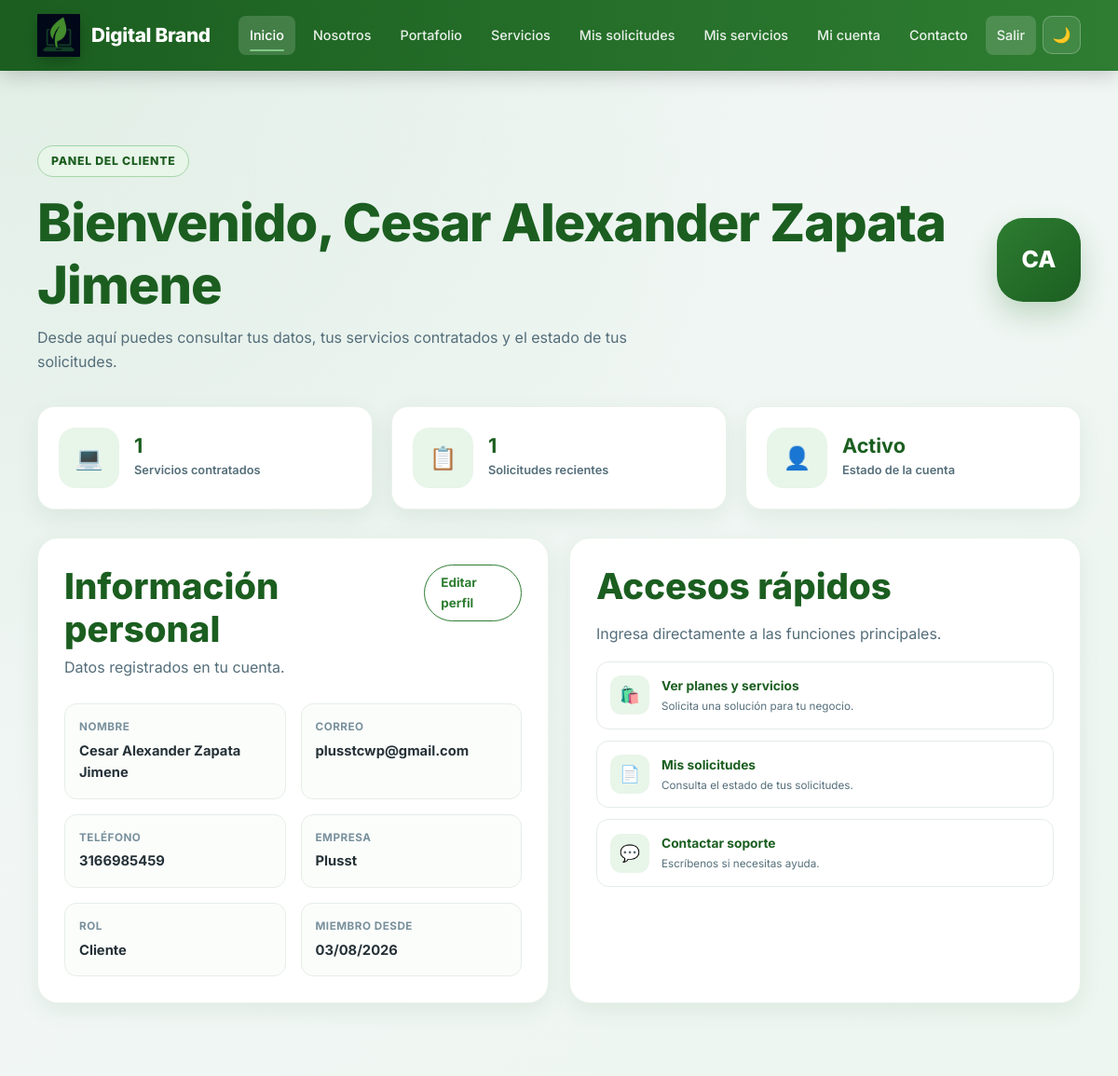
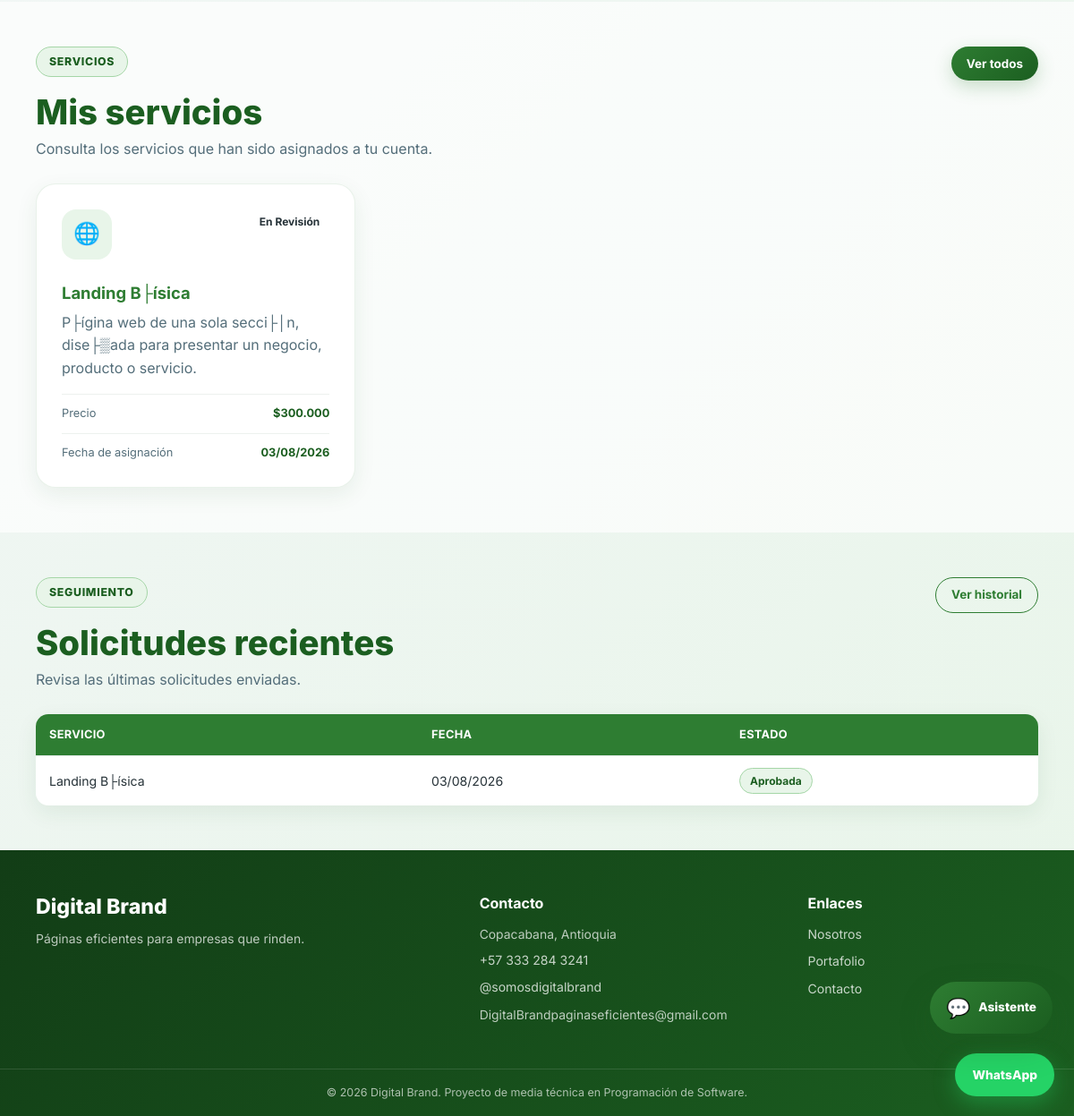
The app's page /usuario/index.php (signed in) with its own data (2 pictures, top to bottom).
### tables this page shows
CREATE TABLE `usuarios` (
  `id_usuario` int(10) UNSIGNED NOT NULL,
  `nombre` varchar(100) NOT NULL,
  `correo` varchar(150) NOT NULL,
  `contrasena` varchar(255) NOT NULL,
  `telefono` varchar(20) DEFAULT NULL,
  `empresa` varchar(120) DEFAULT NULL,
  `rol` enum('cliente','administrador') NOT NULL DEFAULT 'cliente',
  `estado` enum('activo','inactivo') NOT NULL DEFAULT 'activo',
  `fecha_registro` timestamp NOT NULL DEFAULT current_timestamp(),
  `fecha_actualizacion` timestamp NOT NULL DEFAULT current_timestamp() ON UPDATE current_timestamp()
);

CREATE TABLE `usuario_servicios` (
  `id` int(10) UNSIGNED NOT NULL,
  `id_usuario` int(10) UNSIGNED NOT NULL,
  `id_servicio` int(10) UNSIGNED NOT NULL,
  `estado` enum('pendiente','en desarrollo','en revisión','activo','finalizado','cancelado') NOT NULL DEFAULT 'pendiente',
  `progreso` tinyint(3) UNSIGNED NOT NULL DEFAULT 0,
  `fecha_compra` timestamp NOT NULL DEFAULT current_timestamp(),
  `fecha_inicio` date DEFAULT NULL,
  `fecha_entrega_estimada` date DEFAULT NULL,
  `fecha_finalizacion` date DEFAULT NULL,
  `fecha_vencimiento` date DEFAULT NULL,
  `observaciones` text DEFAULT NULL
);

CREATE TABLE `servicios` (
  `id_servicio` int(10) UNSIGNED NOT NULL,
  `nombre` varchar(100) NOT NULL,
  `descripcion` text NOT NULL,
  `precio` decimal(12,2) NOT NULL DEFAULT 0.00,
  `caracteristicas` text DEFAULT NULL,
  `estado` enum('activo','inactivo') NOT NULL DEFAULT 'activo',
  `fecha_creacion` timestamp NOT NULL DEFAULT current_timestamp(),
  `fecha_actualizacion` timestamp NOT NULL DEFAULT current_timestamp() ON UPDATE current_timestamp()
);

CREATE TABLE `solicitudes_planes` (
  `id` int(10) UNSIGNED NOT NULL,
  `id_usuario` int(10) UNSIGNED NOT NULL,
  `id_servicio` int(10) UNSIGNED NOT NULL,
  `mensaje` text DEFAULT NULL,
  `estado` enum('pendiente','en revisión','aprobada','rechazada','atendida') NOT NULL DEFAULT 'pendiente',
  `fecha_solicitud` timestamp NOT NULL DEFAULT current_timestamp(),
  `fecha_atencion` datetime DEFAULT NULL
);

### usuario/index.php (the view, shortened to what the rows shown need)
<?php
$conexion = Database::conectar();
$idUsuario = $_SESSION['id_usuario'];
$consultaUsuario = $conexion->prepare(
    "SELECT
        nombre,
        correo,
        telefono,
        empresa,
        rol,
        estado,
        fecha_registro
     FROM usuarios
     WHERE id_usuario = ?
     LIMIT 1"
);
$consultaUsuario->execute([$idUsuario]);
$usuario = $consultaUsuario->fetch();
$consultaServicios = $conexion->prepare(
    "SELECT
        us.id,
        s.nombre,
        s.descripcion,
        s.precio,
        us.estado,
        us.fecha_compra,
        us.fecha_inicio,
        us.fecha_vencimiento,
        us.observaciones
     FROM usuario_servicios us
     INNER JOIN servicios s
        ON s.id_servicio = us.id_servicio
     WHERE us.id_usuario = ?
     ORDER BY us.fecha_compra DESC"
);
$consultaServicios->execute([$idUsuario]);
$serviciosUsuario = $consultaServicios->fetchAll();
$consultaSolicitudes = $conexion->prepare(
    "SELECT
        sp.id,
        s.nombre AS servicio,
        sp.mensaje,
        sp.estado,
        sp.fecha_solicitud,
        sp.fecha_atencion
     FROM solicitudes_planes sp
     INNER JOIN servicios s
        ON s.id_servicio = sp.id_servicio
     WHERE sp.id_usuario = ?
     ORDER BY sp.fecha_solicitud DESC
     LIMIT 5"
);
$consultaSolicitudes->execute([$idUsuario]);
$solicitudesUsuario = $consultaSolicitudes->fetchAll();
require_once __DIR__ . '/../includes/header.php';
?>
<section class="seccion">
    <div class="contenedor">
        <div class="panel-bienvenida">
            <div>
                <span class="etiqueta-superior">
                    Panel del cliente
                </span>
                <h1>
                    Bienvenido,
                    <?php echo escapar($usuario['nombre']); ?>
                </h1>
                <p>
                    Desde aquí puedes consultar tus datos, tus servicios
                    contratados y el estado de tus solicitudes.
                </p>
            </div>
            <div class="avatar-cliente">
                <?php echo escapar(obtenerIniciales($usuario['nombre'])); ?>
            </div>
        </div>
        <div class="panel-estadisticas">
            <article class="tarjeta-resumen">
                <div>
                    <strong>
                        <?php echo escapar(ucfirst($usuario['estado'])); ?>
                    </strong>
                    <span>
                        Estado de la cuenta
                    </span>
                </div>
            </article>
        </div>
        <div class="panel-grid">
            <section class="tarjeta panel-perfil">
                <div class="panel-titulo">
                    <div>
                        <h2>
                            Información personal
                        </h2>
                    </div>
                </div>
                <div class="datos-grid">
                    <div class="dato-item">
                        <span>
                            Nombre
                        </span>
                        <strong>
                            <?php echo escapar($usuario['nombre']); ?>
                        </strong>
                    </div>
                    <div class="dato-item">
                        <span>
                            Correo
                        </span>
                        <strong>
                            <?php echo escapar($usuario['correo']); ?>
                        </strong>
                    </div>
                    <div class="dato-item">
                        <span>
                            Teléfono
                        </span>
                        <strong>
                            <?php echo $usuario['telefono']
                                ? escapar($usuario['telefono'])
                                : 'No registrado'; ?>
                        </strong>
                    </div>
                    <div class="dato-item">
                        <span>
                            Empresa
                        </span>
                        <strong>
                            <?php echo $usuario['empresa']
                                ? escapar($usuario['empresa'])
                                : 'No registrada'; ?>
                        </strong>
                    </div>
                    <div class="dato-item">
                        <span>
                            Rol
                        </span>
                        <strong>
                            <?php echo escapar(ucfirst($usuario['rol'])); ?>
                        </strong>
                    </div>
                    <div class="dato-item">
                        <span>
                            Miembro desde
                        </span>
                        <strong>
                            <?php echo date(
                                'd/m/Y',
                                strtotime($usuario['fecha_registro'])
                            ); ?>
                        </strong>
                    </div>
                </div>
            </section>
            <section class="tarjeta accesos-rapidos">
                <h2>
                    Accesos rápidos
                </h2>
            </section>
        </div>
    </div>
</section>
<section class="seccion-pequena seccion-clara">
    <div class="contenedor">
        <div class="panel-titulo">
            <div>
                <h2>
                    Mis servicios
                </h2>
            </div>
        </div>
        <?php if (empty($serviciosUsuario)): ?>
            <div class="estado-vacio">
                <div class="estado-vacio-icono">
                    💻
                </div>
                <h3>
                    Aún no tienes servicios contratados
                </h3>
                <p>
                    Consulta nuestros planes y envía una solicitud desde
                    tu cuenta.
                </p>
                <a
                    href="<?php echo APP_URL; ?>/usuario/servicios.php"
                    class="boton"
                >
                    Consultar planes
                </a>
            </div>
        <?php else: ?>
            <div class="cuadricula">
                <?php foreach (
                    array_slice($serviciosUsuario, 0, 3)
                    as $servicio
                ): ?>
                    <?php
                    $claseEstado = str_replace(
                        ' ',
                        '-',
                        strtolower($servicio['estado'])
                    );
                    ?>
                    <article class="tarjeta servicio-cliente">
                        <div class="servicio-cliente-cabecera">
                            <div class="tarjeta-icono">
                                🌐
                            </div>
                            <span class="estado estado-<?php
                                echo escapar($claseEstado);
                            ?>">
                                <?php echo escapar($servicio['estado']); ?>
                            </span>
                        </div>
                        <h3>
                            <?php echo escapar($servicio['nombre']); ?>
                        </h3>
                        <p>
                            <?php echo escapar($servicio['descripcion']); ?>
                        </p>
                        <div class="servicio-detalle">
                            <span>
                                Precio
                            </span>
                            <strong>
                                <?php echo formatearPrecio(
                                    $servicio['precio']
                                ); ?>
                            </strong>
                        </div>
                        <div class="servicio-detalle">
                            <span>
                                Fecha de asignación
                            </span>
                            <strong>
                                <?php echo date(
                                    'd/m/Y',
                                    strtotime($servicio['fecha_compra'])
                                ); ?>
                            </strong>
                        </div>
                    </article>
                <?php endforeach; ?>
            </div>
        <?php endif; ?>
    </div>
</section>
<section class="seccion-pequena">
    <div class="contenedor">
        <div class="panel-titulo">
            <div>
                <h2>
                    Solicitudes recientes
                </h2>
            </div>
        </div>
        <?php if (empty($solicitudesUsuario)): ?>
            <div class="estado-vacio estado-vacio-compacto">
                <div class="estado-vacio-icono">
                    📋
                </div>
                <h3>
                    No has enviado solicitudes
                </h3>
                <p>
                    Cuando solicites un plan, aparecerá en esta sección.
                </p>
            </div>
        <?php else: ?>
            <div class="tabla-contenedor">
                <table class="tabla">
                    <thead>
                        <tr>
                            <th>
                                Servicio
                            </th>
                            <th>
                                Fecha
                            </th>
                            <th>
                                Estado
                            </th>
                        </tr>
                    </thead>
                    <tbody>
                        <?php foreach ($solicitudesUsuario as $solicitud): ?>
                            <?php
                            $claseEstado = str_replace(
                                [' ', 'ó'],
                                ['-', 'o'],
                                strtolower($solicitud['estado'])
                            );
                            ?>
                            <tr>
                                <td>
                                    <?php echo escapar(
                                        $solicitud['servicio']
                                    ); ?>
                                </td>
                                <td>
                                    <?php echo date(
                                        'd/m/Y',
                                        strtotime(
                                            $solicitud['fecha_solicitud']
                                        )
                                    ); ?>
                                </td>
                                <td>
                                    <span class="estado estado-<?php
                                        echo escapar($claseEstado);
                                    ?>">
                                        <?php echo escapar(
                                            $solicitud['estado']
                                        ); ?>
                                    </span>
                                </td>
                            </tr>
                        <?php endforeach; ?>
                    </tbody>
                </table>
            </div>
        <?php endif; ?>
    </div>
</section>
<?php
require_once __DIR__ . '/../includes/footer.php';
?>

### records on screen
usuarios: nombre "Cesar Alexander Zapata Jimene", nombre "CA", estado "Activo", correo "plusstcwp@gmail.com", telefono "3166985459", empresa "Plusst", rol "Cliente", fecha_registro "03/08/2026"
usuario_servicios: estado "En Revisión", id_servicio.nombre "Landing B├ísica", id_servicio.descripcion "P├ígina web de una sola secci├│n, dise├▒ada para presentar un negocio, producto o servicio.", id_servicio.precio "$300.000", fecha_compra "03/08/2026"
solicitudes_planes: id_servicio.nombre "Landing B├ísica", fecha_solicitud "03/08/2026", estado "Aprobada"

### other values on screen
$totalServicios "1"
$totalSolicitudes "1"
